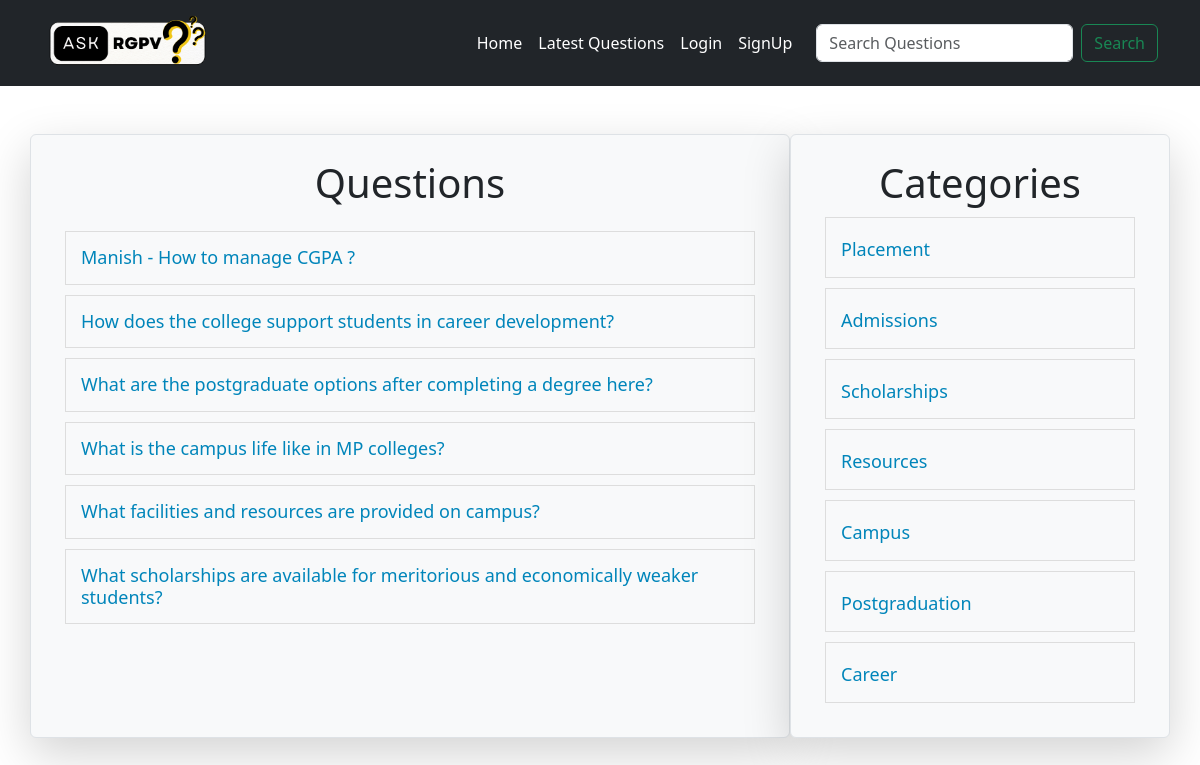
Page /?latest=true on the committed database.
### tables this page shows
CREATE TABLE `questions` (
  `id` int(10) NOT NULL,
  `title` varchar(100) NOT NULL,
  `description` varchar(300) NOT NULL,
  `category_id` int(10) NOT NULL,
  `user_id` int(10) NOT NULL
);

CREATE TABLE `category` (
  `id` int(30) NOT NULL,
  `name` varchar(100) NOT NULL
);

### client/categorylist.php (the view)
<div>
    <h1 class="heading">Categories</h1>
    <?php
    include("./common/db.php");
    $query="select * from category";
     $result = $conn->query($query);
     foreach($result as $row){
        $name= ucfirst($row['name']);
        $id= $row['id'];
        echo "<div class='row question-list'>
         <h4><a href='?c-id=$id'>$name</a></h4>
        </div>";
     }
    ?>
</div>

### client/questions.php (shortened to what this page needs)
<div class="container mt-5">
    <div class="row">
        <div class="col-md-8 col-12 p-4 border rounded shadow-lg bg-light">
            <h1 class="heading mb-4">Questions</h1>
            <?php
                include("./common/db.php");
                if(isset($_GET["c-id"])){
                    $query="select * from questions where category_id=$cid";
                } else if(isset($_GET["u-id"])){
                    $query="select * from questions where user_id=$uid";
                } else if(isset($_GET["latest"])){
                    $query="select * from questions order by id desc";
                } else if(isset($_GET["search"])){
                    $query = "select * from questions where `title` LIKE '%$search%'";
                } else {
                    $query="select * from questions";
                }
                $result = $conn->query($query);
                foreach ($result as $row) {
                    $title = $row['title'];
                    $id = $row['id'];
                    echo "<div class='row question-list'>
                            <h4 class='my-question'><a href='?q-id=$id'>$title</a>";
                    echo "</h4>
                          </div>";
                }
            ?>
        </div>
        <div class="col-md-4 col-12 p-4 bg-light border rounded shadow-lg">
            <?php include('categorylist.php'); ?>
        </div>
    </div>
</div>

### public/style.css (style rules this page uses)
a { color: grey !important; }
.heading { text-align: center; }
.question-list { border: 1px solid #ddd; padding: 15px; margin: 10px; }
.question-list h4 { margin: 0; padding: 0; }
.question-list a, .question-title { font-size: 18px; text-decoration: none; color: rgb(0, 133, 186) !important; }
.my-question { display: flex; justify-content: space-between; }

### rows in the picture
questions: title "Manish - How to manage CGPA ?"
questions: title "How does the college support students in career development?"
questions: title "What are the postgraduate options after completing a degree here?"
questions: title "What is the campus life like in MP colleges?"
questions: title "What facilities and resources are provided on campus?"
questions: title "What scholarships are available for meritorious and economically weaker students?"
category: name "Placement"
category: name "Admissions"
category: name "Scholarships"
category: name "Resources"
category: name "Campus"
category: name "Postgraduation"
category: name "Career"
